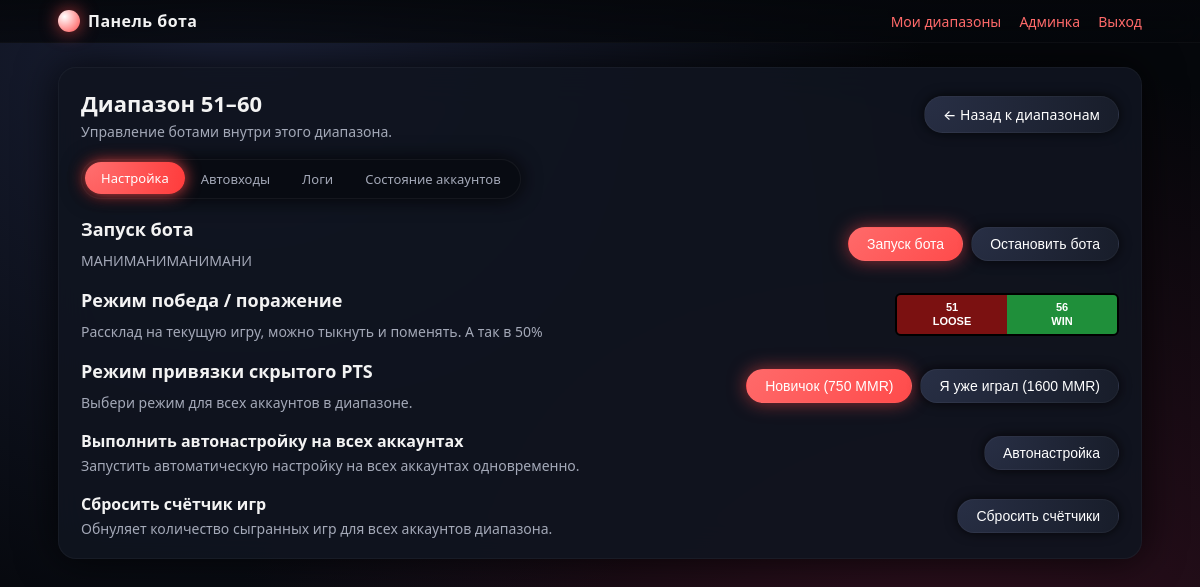
The app's page /range/1 (signed in) with its own data.
### server.py (models this page shows)
class NumberRange(db.Model):
    id = db.Column(db.Integer, primary_key=True)
    user_id = db.Column(db.Integer, db.ForeignKey("user.id"), nullable=False)
    start = db.Column(db.Integer, nullable=False)
    end = db.Column(db.Integer, nullable=False)
    win_group = db.Column(db.String(8), default="right")  # "left" / "right"
    games_completed = db.Column(db.Integer, default=0)
    autologin_text = db.Column(db.Text)  # <-- ДОБАВЛЕНО
    jobs = db.relationship(
        "AutoLoginJob",
        backref="range",
        lazy=True,
        cascade="all, delete-orphan",
    )
    logs = db.relationship(
        "AutoLoginLog",
        backref="range",
        lazy=True,
        cascade="all, delete-orphan",
    )
    commands = db.relationship(
        "RangeCommand",
        backref="range",
        lazy=True,
        cascade="all, delete-orphan",
    )
    account_states = db.relationship(
        "AccountState",
        backref="range",
        lazy=True,
        cascade="all, delete-orphan",
    )
    client_updates = db.relationship(
        "ClientUpdate",
        backref="range",
        lazy=True,
        cascade="all, delete-orphan",
    )

### server.py (the view)
@app.route("/range/<int:range_id>")
@login_required
def user_range(range_id: int):
    user = current_user()
    rng = NumberRange.query.get_or_404(range_id)
    if not user.is_admin and rng.user_id != user.id:
        flash("У вас нет прав на этот диапазон.", "danger")
        return redirect(url_for("user_dashboard"))
    tab = request.args.get("tab", "settings")
    if tab not in ("settings", "autologin", "logs", "state"):
        tab = "settings"
    jobs = AutoLoginJob.query.filter_by(range_id=rng.id).order_by(
        AutoLoginJob.id.desc()
    ).all()
    logs = AutoLoginLog.query.filter_by(range_id=rng.id).order_by(
        AutoLoginLog.created_at.desc()
    ).limit(200).all()
    states = AccountState.query.filter_by(range_id=rng.id).order_by(
        AccountState.number,
        AccountState.steam_id,
    ).all()
    return render_template(
        "user_range.html",
        user=user,
        rng=rng,
        tab=tab,
        jobs=jobs,
        logs=logs,
        states=states,
    )

### server.py (called while the page is built)
def login_required(f):
    @wraps(f)
    def wrapper(*args, **kwargs):
        if "user_id" not in session:
            return redirect(url_for("login"))
        return f(*args, **kwargs)
    return wrapper

def current_user():
    if "user_id" not in session:
        return None
    return User.query.get(session["user_id"])

@app.context_processor
def inject_current_user():
    return {"current_user": current_user()}

### templates/user_range.html (shortened to what this page needs)
{% extends "base.html" %}
{% block content %}
<div style="display:flex; justify-content:space-between; align-items:center; gap:12px; flex-wrap:wrap;">
    <div>
        <h2 style="margin-bottom:4px;">Диапазон {{ rng.start }}–{{ rng.end }}</h2>
        <p style="margin-bottom:0;">Управление ботами внутри этого диапазона.</p>
    </div>
    <div>
        <a class="btn btn-secondary" href="{{ url_for('user_dashboard') }}">
            ← Назад к диапазонам
        </a>
    </div>
</div>
<div style="margin-top:18px;">
    <div class="tabs">
        <a href="{{ url_for('user_range', range_id=rng.id, tab='settings') }}"
           class="tab-link {% if tab == 'settings' %}active{% endif %}">
            Настройка
        </a>
        <a href="{{ url_for('user_range', range_id=rng.id, tab='autologin') }}"
           class="tab-link {% if tab == 'autologin' %}active{% endif %}">
            Автовходы
        </a>
        <a href="{{ url_for('user_range', range_id=rng.id, tab='logs') }}"
           class="tab-link {% if tab == 'logs' %}active{% endif %}">
            Логи
        </a>
        <a href="{{ url_for('user_range', range_id=rng.id, tab='state') }}"
           class="tab-link {% if tab == 'state' %}active{% endif %}">
            Состояние аккаунтов
        </a>
    </div>
</div>
<div style="margin-top:18px;">
    {% if tab == 'settings' %}
        <div style="display:flex; flex-direction:column; gap:18px;">
            <div style="display:flex; justify-content:space-between; align-items:center; flex-wrap:wrap; gap:10px;">
                <div>
                    <h3>Запуск бота</h3>
                    <p style="margin-top:4px; margin-bottom:0;">
                        МАНИМАНИМАНИМАНИ
                    </p>
                </div>
                <form method="post"
                      action="{{ url_for('user_range_command', range_id=rng.id) }}"
                      style="display:flex; gap:8px; flex-wrap:wrap; margin:0;">
                    <button class="btn" type="submit" name="action" value="startbot">
                        Запуск бота
                    </button>
                    <button class="btn btn-secondary" type="submit" name="action" value="stopbot">
                        Остановить бота
                    </button>
                </form>
            </div>
            <div style="display:flex; justify-content:space-between; align-items:center; flex-wrap:wrap; gap:10px%;">
                <div>
                    <h3>Режим победа / поражение</h3>
                    <p style="margin-top:4px; margin-bottom:0;">
                        Рассклад на текущую игру, можно тыкнуть и поменять. А так в 50%
                    </p>
                </div>
                <form method="post"
                      action="{{ url_for('user_range_game_settings', range_id=rng.id) }}"
                      style="margin:0;">
                    {% set win_group = rng.win_group|default('right', true) %}
                    <div style="display:flex; border:2px solid #000; border-radius:6px; overflow:hidden;">
                        <button type="submit" name="win_group" value="left"
                                style="min-width:110px; padding:6px 12px; border:none;
                                       font-weight:600; font-size:11px; line-height:1.2;
                                       background-color: {% if win_group == 'left' %}#1f8f3a{% else %}#7b1111{% endif %};
                                       color:#fff;">
                            {{ rng.start }}<br>
                            {% if win_group == 'left' %}WIN{% else %}LOOSE{% endif %}
                        </button>
                        <button type="submit" name="win_group" value="right"
                                style="min-width:110px; padding:6px 12px; border:none;
                                       font-weight:600; font-size:11px; line-height:1.2;
                                       background-color: {% if win_group == 'right' %}#1f8f3a{% else %}#7b1111{% endif %};
                                       color:#fff;">
                            {{ rng.start + 5 }}<br>
                            {% if win_group == 'right' %}WIN{% else %}LOOSE{% endif %}
                        </button>
                    </div>
                </form>
            </div>
            <div style="display:flex; justify-content:space-between; align-items:center; flex-wrap:wrap; gap:10px;">
                <div>
                    <h3>Режим привязки скрытого PTS</h3>
                    <p style="margin-top:4px; margin-bottom:0;">
                        Выбери режим для всех аккаунтов в диапазоне.
                    </p>
                </div>
                <form method="post"
                      action="{{ url_for('user_range_command', range_id=rng.id) }}"
                      style="display:flex; gap:8px; flex-wrap:wrap; margin:0;">
                    <button class="btn" type="submit" name="action" value="novokek">
                        Новичок (750 MMR)
                    </button>
                    <button class="btn btn-secondary" type="submit" name="action" value="played">
                        Я уже играл (1600 MMR)
                    </button>
                </form>
            </div>
            <div style="display:flex; justify-content:space-between; align-items:center; flex-wrap:wrap; gap:10px;">
                <div>
                    <h4 style="margin:0;">Выполнить автонастройку на всех аккаунтах</h4>
                    <p style="margin-top:4px; margin-bottom:0;">
                        Запустить автоматическую настройку на всех аккаунтах одновременно.
                    </p>
                </div>
                <form method="post"
                      action="{{ url_for('user_range_command', range_id=rng.id) }}"
                      style="margin:0;">
                    <button class="btn btn-secondary" type="submit" name="action" value="autoconfig">
                        Автонастройка
                    </button>
                </form>
            </div>
            <div style="display:flex; justify-content:space-between; align-items:center; flex-wrap:wrap; gap:10px;">
                <div>
                    <h4 style="margin:0;">Сбросить счётчик игр</h4>
                    <p style="margin-top:4px; margin-bottom:0;">
                        Обнуляет количество сыгранных игр для всех аккаунтов диапазона.
                    </p>
                </div>
                <form method="post"
                      action="{{ url_for('user_range_game_settings', range_id=rng.id) }}"
                      style="margin:0;">
                    <button class="btn btn-secondary" type="submit">
                        Сбросить счётчики
                    </button>
                </form>
            </div>
        </div>
    {% endif %}
</div>
{% endblock %}

### templates/base.html (style rules this page uses)
:root { --bg: #05070b; --card: rgba(16, 21, 32, 0.9); --card-soft: rgba(15, 20, 30, 0.8); --accent: #ff4b4b; --accent-soft: #ff6a6a; --text-main: #f3f3f3; --text-muted: #a4a9b8; --border-subtle: rgba(255,255,255,0.04); --shadow-soft: 0 0 40px rgba(0,0,0,0.75); --radius-lg: 18px; --transition-fast: 0.18s ease-out; }
* { box-sizing: border-box; }
body { margin: 0; min-height: 100vh; font-family: system-ui, -apple-system, BlinkMacSystemFont, "Segoe UI", sans-serif; background: radial-gradient(circle at 20% 0%, #1b2138 0, transparent 55%), radial-gradient(circle at 80% 100%, #361121 0, transparent 60%), var(--bg); color: var(--text-main); display: flex; flex-direction: column; }
a { color: var(--accent-soft); text-decoration: none; transition: color var(--transition-fast); }
h1, h2, h3 { margin: 0 0 10px; font-weight: 600; }
h2 { font-size: 22px; }
h3 { font-size: 18px; }
p { margin: 0 0 10px; color: var(--text-muted); font-size: 14px; }
.btn { display: inline-flex; align-items: center; justify-content: center; gap: 6px; padding: 8px 18px; border-radius: 999px; border: 1px solid transparent; cursor: pointer; background: linear-gradient(135deg, var(--accent-soft), var(--accent)); color: #fff; font-size: 14px; font-weight: 500; box-shadow: 0 0 18px rgba(255, 75, 75, 0.55); transition: transform var(--transition-fast), box-shadow var(--transition-fast), background var(--transition-fast), border-color var(--transition-fast); }
.btn-secondary { background: radial-gradient(circle at 0 0, #282f45, #181d2a); border-color: rgba(255,255,255,0.04); box-shadow: 0 0 12px rgba(0,0,0,0.7); }
.tabs { display: inline-flex; padding: 3px; border-radius: 999px; background: rgba(9, 12, 18, 0.95); border: 1px solid rgba(255,255,255,0.05); box-shadow: 0 0 20px rgba(0,0,0,0.8); }
.tabs a { padding: 7px 16px; border-radius: 999px; font-size: 13px; color: var(--text-muted); transition: background var(--transition-fast), color var(--transition-fast), transform var(--transition-fast); }
.tabs a.active { background: radial-gradient(circle at 0 0, #ff7070, #ff3b3b); color: #fff; box-shadow: 0 0 16px rgba(255, 75, 75, 0.9); transform: translateY(-1px); }

### records on screen
NumberRange: start "51", end "60", rng.start+5 "56"
